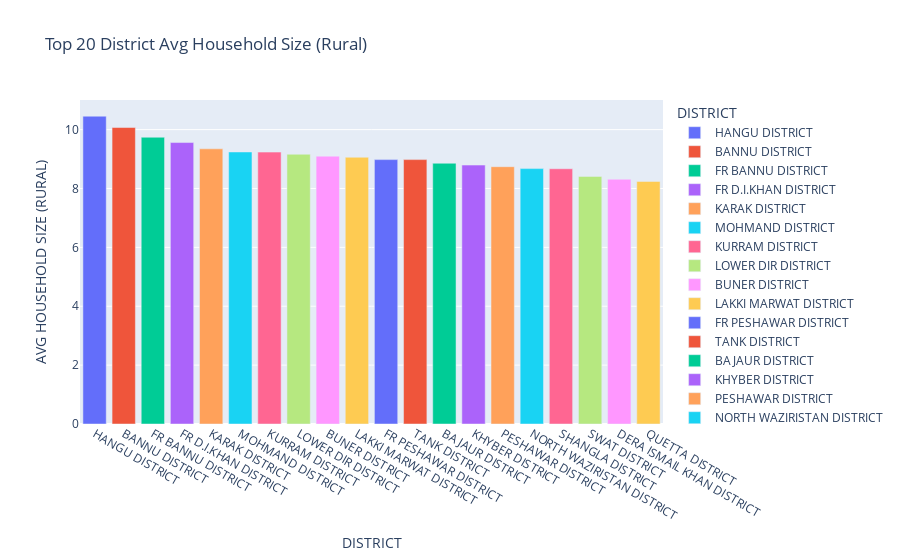

Notebook code cell kept with this figure:
### Markdown cell above
Show top 20 DISTRICT AVG HOUSEHOLD SIZE (RURAL) in provinces of Pakistan

### Code cell
# Calculate the Avg household size of each District and select the top 20
top_20_household = df.groupby('DISTRICT')['AVG HOUSEHOLD SIZE (RURAL)'].mean().sort_values(ascending=False).head(20)

top_20_household
fig = px.bar(top_20_household, x=top_20_household.index, y='AVG HOUSEHOLD SIZE (RURAL)', title="Top 20 District Avg Household Size (Rural)", color=top_20_household.index)
fig.show()

### Figure 1 — Plotly figure (JSON) as saved in the notebook; plotly's stock layout.template omitted (floating-point values rounded to 4 significant figures)
{"data": [{"alignmentgroup": "True", "hovertemplate": "DISTRICT=%{x}<br>AVG HOUSEHOLD SIZE (RURAL)=%{y}<extra></extra>", "legendgroup": "HANGU DISTRICT", "marker": {"color": "#636efa", "pattern": {"shape": ""}}, "name": "HANGU DISTRICT", "offsetgroup": "HANGU DISTRICT", "orientation": "v", "showlegend": true, "textposition": "auto", "type": "bar", "x": ["HANGU DISTRICT"], "xaxis": "x", "y": [10.46], "yaxis": "y"}, {"alignmentgroup": "True", "hovertemplate": "DISTRICT=%{x}<br>AVG HOUSEHOLD SIZE (RURAL)=%{y}<extra></extra>", "legendgroup": "BANNU DISTRICT", "marker": {"color": "#EF553B", "pattern": {"shape": ""}}, "name": "BANNU DISTRICT", "offsetgroup": "BANNU DISTRICT", "orientation": "v", "showlegend": true, "textposition": "auto", "type": "bar", "x": ["BANNU DISTRICT"], "xaxis": "x", "y": [10.07], "yaxis": "y"}, {"alignmentgroup": "True", "hovertemplate": "DISTRICT=%{x}<br>AVG HOUSEHOLD SIZE (RURAL)=%{y}<extra></extra>", "legendgroup": "FR BANNU DISTRICT", "marker": {"color": "#00cc96", "pattern": {"shape": ""}}, "name": "FR BANNU DISTRICT", "offsetgroup": "FR BANNU DISTRICT", "orientation": "v", "showlegend": true, "textposition": "auto", "type": "bar", "x": ["FR BANNU DISTRICT"], "xaxis": "x", "y": [9.74], "yaxis": "y"}, {"alignmentgroup": "True", "hovertemplate": "DISTRICT=%{x}<br>AVG HOUSEHOLD SIZE (RURAL)=%{y}<extra></extra>", "legendgroup": "FR D.I.KHAN DISTRICT", "marker": {"color": "#ab63fa", "pattern": {"shape": ""}}, "name": "FR D.I.KHAN DISTRICT", "offsetgroup": "FR D.I.KHAN DISTRICT", "orientation": "v", "showlegend": true, "textposition": "auto", "type": "bar", "x": ["FR D.I.KHAN DISTRICT"], "xaxis": "x", "y": [9.56], "yaxis": "y"}, {"alignmentgroup": "True", "hovertemplate": "DISTRICT=%{x}<br>AVG HOUSEHOLD SIZE (RURAL)=%{y}<extra></extra>", "legendgroup": "KARAK DISTRICT", "marker": {"color": "#FFA15A", "pattern": {"shape": ""}}, "name": "KARAK DISTRICT", "offsetgroup": "KARAK DISTRICT", "orientation": "v", "showlegend": true, "textposition": "auto", "type": "bar", "x": ["KARAK DISTRICT"], "xaxis": "x", "y": [9.347], "yaxis": "y"}, {"alignmentgroup": "True", "hovertemplate": "DISTRICT=%{x}<br>AVG HOUSEHOLD SIZE (RURAL)=%{y}<extra></extra>", "legendgroup": "MOHMAND DISTRICT", "marker": {"color": "#19d3f3", "pattern": {"shape": ""}}, "name": "MOHMAND DISTRICT", "offsetgroup": "MOHMAND DISTRICT", "orientation": "v", "showlegend": true, "textposition": "auto", "type": "bar", "x": ["MOHMAND DISTRICT"], "xaxis": "x", "y": [9.24], "yaxis": "y"}, {"alignmentgroup": "True", "hovertemplate": "DISTRICT=%{x}<br>AVG HOUSEHOLD SIZE (RURAL)=%{y}<extra></extra>", "legendgroup": "KURRAM DISTRICT", "marker": {"color": "#FF6692", "pattern": {"shape": ""}}, "name": "KURRAM DISTRICT", "offsetgroup": "KURRAM DISTRICT", "orientation": "v", "showlegend": true, "textposition": "auto", "type": "bar", "x": ["KURRAM DISTRICT"], "xaxis": "x", "y": [9.235], "yaxis": "y"}, {"alignmentgroup": "True", "hovertemplate": "DISTRICT=%{x}<br>AVG HOUSEHOLD SIZE (RURAL)=%{y}<extra></extra>", "legendgroup": "LOWER DIR DISTRICT", "marker": {"color": "#B6E880", "pattern": {"shape": ""}}, "name": "LOWER DIR DISTRICT", "offsetgroup": "LOWER DIR DISTRICT", "orientation": "v", "showlegend": true, "textposition": "auto", "type": "bar", "x": ["LOWER DIR DISTRICT"], "xaxis": "x", "y": [9.162], "yaxis": "y"}, {"alignmentgroup": "True", "hovertemplate": "DISTRICT=%{x}<br>AVG HOUSEHOLD SIZE (RURAL)=%{y}<extra></extra>", "legendgroup": "BUNER DISTRICT", "marker": {"color": "#FF97FF", "pattern": {"shape": ""}}, "name": "BUNER DISTRICT", "offsetgroup": "BUNER DISTRICT", "orientation": "v", "showlegend": true, "textposition": "auto", "type": "bar", "x": ["BUNER DISTRICT"], "xaxis": "x", "y": [9.098], "yaxis": "y"}, {"alignmentgroup": "True", "hovertemplate": "DISTRICT=%{x}<br>AVG HOUSEHOLD SIZE (RURAL)=%{y}<extra></extra>", "legendgroup": "LAKKI MARWAT DISTRICT", "marker": {"color": "#FECB52", "pattern": {"shape": ""}}, "name": "LAKKI MARWAT DISTRICT", "offsetgroup": "LAKKI MARWAT DISTRICT", "orientation": "v", "showlegend": true, "textposition": "auto", "type": "bar", "x": ["LAKKI MARWAT DISTRICT"], "xaxis": "x", "y": [9.06], "yaxis": "y"}, {"alignmentgroup": "True", "hovertemplate": "DISTRICT=%{x}<br>AVG HOUSEHOLD SIZE (RURAL)=%{y}<extra></extra>", "legendgroup": "FR PESHAWAR DISTRICT", "marker": {"color": "#636efa", "pattern": {"shape": ""}}, "name": "FR PESHAWAR DISTRICT", "offsetgroup": "FR PESHAWAR DISTRICT", "orientation": "v", "showlegend": true, "textposition": "auto", "type": "bar", "x": ["FR PESHAWAR DISTRICT"], "xaxis": "x", "y": [8.98], "yaxis": "y"}, {"alignmentgroup": "True", "hovertemplate": "DISTRICT=%{x}<br>AVG HOUSEHOLD SIZE (RURAL)=%{y}<extra></extra>", "legendgroup": "TANK DISTRICT", "marker": {"color": "#EF553B", "pattern": {"shape": ""}}, "name": "TANK DISTRICT", "offsetgroup": "TANK DISTRICT", "orientation": "v", "showlegend": true, "textposition": "auto", "type": "bar", "x": ["TANK DISTRICT"], "xaxis": "x", "y": [8.98], "yaxis": "y"}, {"alignmentgroup": "True", "hovertemplate": "DISTRICT=%{x}<br>AVG HOUSEHOLD SIZE (RURAL)=%{y}<extra></extra>", "legendgroup": "BAJAUR DISTRICT", "marker": {"color": "#00cc96", "pattern": {"shape": ""}}, "name": "BAJAUR DISTRICT", "offsetgroup": "BAJAUR DISTRICT", "orientation": "v", "showlegend": true, "textposition": "auto", "type": "bar", "x": ["BAJAUR DISTRICT"], "xaxis": "x", "y": [8.857], "yaxis": "y"}, {"alignmentgroup": "True", "hovertemplate": "DISTRICT=%{x}<br>AVG HOUSEHOLD SIZE (RURAL)=%{y}<extra></extra>", "legendgroup": "KHYBER DISTRICT", "marker": {"color": "#ab63fa", "pattern": {"shape": ""}}, "name": "KHYBER DISTRICT", "offsetgroup": "KHYBER DISTRICT", "orientation": "v", "showlegend": true, "textposition": "auto", "type": "bar", "x": ["KHYBER DISTRICT"], "xaxis": "x", "y": [8.795], "yaxis": "y"}, {"alignmentgroup": "True", "hovertemplate": "DISTRICT=%{x}<br>AVG HOUSEHOLD SIZE (RURAL)=%{y}<extra></extra>", "legendgroup": "PESHAWAR DISTRICT", "marker": {"color": "#FFA15A", "pattern": {"shape": ""}}, "name": "PESHAWAR DISTRICT", "offsetgroup": "PESHAWAR DISTRICT", "orientation": "v", "showlegend": true, "textposition": "auto", "type": "bar", "x": ["PESHAWAR DISTRICT"], "xaxis": "x", "y": [8.74], "yaxis": "y"}, {"alignmentgroup": "True", "hovertemplate": "DISTRICT=%{x}<br>AVG HOUSEHOLD SIZE (RURAL)=%{y}<extra></extra>", "legendgroup": "NORTH WAZIRISTAN DISTRICT", "marker": {"color": "#19d3f3", "pattern": {"shape": ""}}, "name": "NORTH WAZIRISTAN DISTRICT", "offsetgroup": "NORTH WAZIRISTAN DISTRICT", "orientation": "v", "showlegend": true, "textposition": "auto", "type": "bar", "x": ["NORTH WAZIRISTAN DISTRICT"], "xaxis": "x", "y": [8.674], "yaxis": "y"}, {"alignmentgroup": "True", "hovertemplate": "DISTRICT=%{x}<br>AVG HOUSEHOLD SIZE (RURAL)=%{y}<extra></extra>", "legendgroup": "SHANGLA DISTRICT", "marker": {"color": "#FF6692", "pattern": {"shape": ""}}, "name": "SHANGLA DISTRICT", "offsetgroup": "SHANGLA DISTRICT", "orientation": "v", "showlegend": true, "textposition": "auto", "type": "bar", "x": ["SHANGLA DISTRICT"], "xaxis": "x", "y": [8.67], "yaxis": "y"}, {"alignmentgroup": "True", "hovertemplate": "DISTRICT=%{x}<br>AVG HOUSEHOLD SIZE (RURAL)=%{y}<extra></extra>", "legendgroup": "SWAT DISTRICT", "marker": {"color": "#B6E880", "pattern": {"shape": ""}}, "name": "SWAT DISTRICT", "offsetgroup": "SWAT DISTRICT", "orientation": "v", "showlegend": true, "textposition": "auto", "type": "bar", "x": ["SWAT DISTRICT"], "xaxis": "x", "y": [8.41], "yaxis": "y"}, {"alignmentgroup": "True", "hovertemplate": "DISTRICT=%{x}<br>AVG HOUSEHOLD SIZE (RURAL)=%{y}<extra></extra>", "legendgroup": "DERA ISMAIL KHAN DISTRICT", "marker": {"color": "#FF97FF", "pattern": {"shape": ""}}, "name": "DERA ISMAIL KHAN DISTRICT", "offsetgroup": "DERA ISMAIL KHAN DISTRICT", "orientation": "v", "showlegend": true, "textposition": "auto", "type": "bar", "x": ["DERA ISMAIL KHAN DISTRICT"], "xaxis": "x", "y": [8.312], "yaxis": "y"}, {"alignmentgroup": "True", "hovertemplate": "DISTRICT=%{x}<br>AVG HOUSEHOLD SIZE (RURAL)=%{y}<extra></extra>", "legendgroup": "QUETTA DISTRICT", "marker": {"color": "#FECB52", "pattern": {"shape": ""}}, "name": "QUETTA DISTRICT", "offsetgroup": "QUETTA DISTRICT", "orientation": "v", "showlegend": true, "textposition": "auto", "type": "bar", "x": ["QUETTA DISTRICT"], "xaxis": "x", "y": [8.24], "yaxis": "y"}], "layout": {"barmode": "relative", "legend": {"title": {"text": "DISTRICT"}, "tracegroupgap": 0}, "title": {"text": "Top 20 District Avg Household Size (Rural)"}, "xaxis": {"anchor": "y", "categoryarray": ["HANGU DISTRICT", "BANNU DISTRICT", "FR BANNU DISTRICT", "FR D.I.KHAN DISTRICT", "KARAK DISTRICT", "MOHMAND DISTRICT", "KURRAM DISTRICT", "LOWER DIR DISTRICT", "BUNER DISTRICT", "LAKKI MARWAT DISTRICT", "FR PESHAWAR DISTRICT", "TANK DISTRICT", "BAJAUR DISTRICT", "KHYBER DISTRICT", "PESHAWAR DISTRICT", "NORTH WAZIRISTAN DISTRICT", "SHANGLA DISTRICT", "SWAT DISTRICT", "DERA ISMAIL KHAN DISTRICT", "QUETTA DISTRICT"], "categoryorder": "array", "domain": [0, 1], "title": {"text": "DISTRICT"}, "type": "category", "range": [-0.5, 19.5], "autorange": true}, "yaxis": {"anchor": "x", "domain": [0, 1], "title": {"text": "AVG HOUSEHOLD SIZE (RURAL)"}, "type": "linear", "range": [0, 11.01], "autorange": true}, "autosize": true}}
